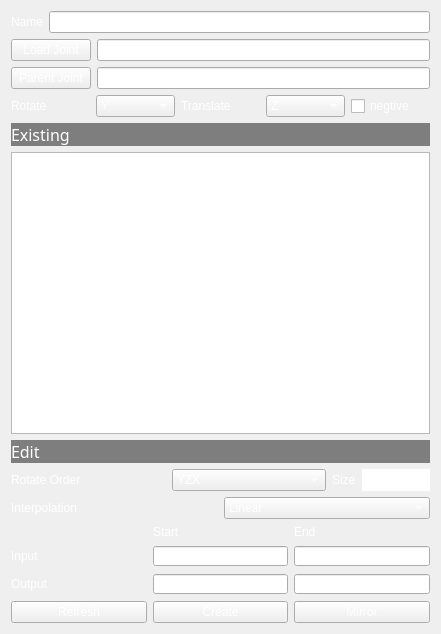
<?xml version="1.0" encoding="UTF-8"?>
<ui version="4.0">
 <class>MainWidget</class>
 <widget class="QWidget" name="MainWidget">
  <property name="geometry">
   <rect>
    <x>0</x>
    <y>0</y>
    <width>441</width>
    <height>634</height>
   </rect>
  </property>
  <property name="minimumSize">
   <size>
    <width>10</width>
    <height>5</height>
   </size>
  </property>
  <property name="windowTitle">
   <string>Form</string>
  </property>
  <property name="styleSheet">
   <string notr="true">font: 15px &quot;Consolas&quot;;
color: white;
</string>
  </property>
  <layout class="QVBoxLayout" name="verticalLayout_3">
   <item>
    <layout class="QHBoxLayout" name="NameHz">
     <property name="spacing">
      <number>6</number>
     </property>
     <item>
      <widget class="QLabel" name="NameLb">
       <property name="text">
        <string>Name</string>
       </property>
      </widget>
     </item>
     <item>
      <widget class="QLineEdit" name="NameLe"/>
     </item>
    </layout>
   </item>
   <item>
    <layout class="QHBoxLayout" name="LoadHz">
     <item>
      <widget class="QPushButton" name="LoadPb">
       <property name="text">
        <string>Load Joint</string>
       </property>
      </widget>
     </item>
     <item>
      <widget class="QLineEdit" name="LoadLe">
       <property name="readOnly">
        <bool>true</bool>
       </property>
      </widget>
     </item>
    </layout>
   </item>
   <item>
    <layout class="QHBoxLayout" name="ParentHz">
     <item>
      <widget class="QPushButton" name="ParentPb">
       <property name="text">
        <string>Parent Joint</string>
       </property>
      </widget>
     </item>
     <item>
      <widget class="QLineEdit" name="ParentLe">
       <property name="readOnly">
        <bool>true</bool>
       </property>
      </widget>
     </item>
    </layout>
   </item>
   <item>
    <layout class="QHBoxLayout" name="AxisHz">
     <item>
      <widget class="QLabel" name="RoLb">
       <property name="sizePolicy">
        <sizepolicy hsizetype="Minimum" vsizetype="Fixed">
         <horstretch>0</horstretch>
         <verstretch>0</verstretch>
        </sizepolicy>
       </property>
       <property name="text">
        <string>Rotate</string>
       </property>
      </widget>
     </item>
     <item>
      <widget class="QComboBox" name="RoCombo">
       <property name="sizePolicy">
        <sizepolicy hsizetype="Minimum" vsizetype="Fixed">
         <horstretch>0</horstretch>
         <verstretch>0</verstretch>
        </sizepolicy>
       </property>
       <property name="currentText">
        <string>Y</string>
       </property>
       <property name="currentIndex">
        <number>1</number>
       </property>
       <item>
        <property name="text">
         <string>X</string>
        </property>
       </item>
       <item>
        <property name="text">
         <string>Y</string>
        </property>
       </item>
       <item>
        <property name="text">
         <string>Z</string>
        </property>
       </item>
      </widget>
     </item>
     <item>
      <widget class="QLabel" name="TrLb">
       <property name="sizePolicy">
        <sizepolicy hsizetype="Minimum" vsizetype="Fixed">
         <horstretch>0</horstretch>
         <verstretch>0</verstretch>
        </sizepolicy>
       </property>
       <property name="text">
        <string>Translate</string>
       </property>
      </widget>
     </item>
     <item>
      <widget class="QComboBox" name="TrCombo">
       <property name="sizePolicy">
        <sizepolicy hsizetype="Minimum" vsizetype="Fixed">
         <horstretch>0</horstretch>
         <verstretch>0</verstretch>
        </sizepolicy>
       </property>
       <property name="currentText">
        <string>Z</string>
       </property>
       <property name="currentIndex">
        <number>2</number>
       </property>
       <item>
        <property name="text">
         <string>X</string>
        </property>
       </item>
       <item>
        <property name="text">
         <string>Y</string>
        </property>
       </item>
       <item>
        <property name="text">
         <string>Z</string>
        </property>
       </item>
      </widget>
     </item>
     <item>
      <widget class="QCheckBox" name="neg_cb">
       <property name="text">
        <string>negtive</string>
       </property>
      </widget>
     </item>
    </layout>
   </item>
   <item>
    <layout class="QVBoxLayout" name="InfoVz">
     <item>
      <layout class="QHBoxLayout" name="ExistHz">
       <item>
        <widget class="QLabel" name="ExLb">
         <property name="sizePolicy">
          <sizepolicy hsizetype="Expanding" vsizetype="Fixed">
           <horstretch>0</horstretch>
           <verstretch>0</verstretch>
          </sizepolicy>
         </property>
         <property name="font">
          <font>
           <family>Segoe UI Black</family>
           <pointsize>12</pointsize>
           <weight>10</weight>
           <italic>false</italic>
           <bold>false</bold>
          </font>
         </property>
         <property name="styleSheet">
          <string notr="true">background-color: rgb(126, 126, 126);
font: 87 12pt &quot;Segoe UI Black&quot;;</string>
         </property>
         <property name="text">
          <string>Existing</string>
         </property>
        </widget>
       </item>
      </layout>
     </item>
     <item>
      <widget class="QListWidget" name="NetList">
       <property name="sizePolicy">
        <sizepolicy hsizetype="Expanding" vsizetype="Minimum">
         <horstretch>0</horstretch>
         <verstretch>0</verstretch>
        </sizepolicy>
       </property>
       <property name="minimumSize">
        <size>
         <width>0</width>
         <height>0</height>
        </size>
       </property>
      </widget>
     </item>
     <item>
      <layout class="QVBoxLayout" name="EditVz">
       <item>
        <widget class="QLabel" name="EditLb">
         <property name="sizePolicy">
          <sizepolicy hsizetype="Expanding" vsizetype="Fixed">
           <horstretch>0</horstretch>
           <verstretch>0</verstretch>
          </sizepolicy>
         </property>
         <property name="font">
          <font>
           <family>Segoe UI Black</family>
           <pointsize>12</pointsize>
           <weight>10</weight>
           <italic>false</italic>
           <bold>false</bold>
          </font>
         </property>
         <property name="styleSheet">
          <string notr="true">background-color: rgb(126, 126, 126);
font: 87 12pt &quot;Segoe UI Black&quot;;</string>
         </property>
         <property name="text">
          <string>Edit</string>
         </property>
        </widget>
       </item>
       <item>
        <layout class="QHBoxLayout" name="AxisHz_2">
         <item>
          <widget class="QLabel" name="OrderLb">
           <property name="sizePolicy">
            <sizepolicy hsizetype="Expanding" vsizetype="Fixed">
             <horstretch>0</horstretch>
             <verstretch>0</verstretch>
            </sizepolicy>
           </property>
           <property name="text">
            <string>Rotate Order</string>
           </property>
          </widget>
         </item>
         <item>
          <widget class="QComboBox" name="OrderCombo">
           <property name="sizePolicy">
            <sizepolicy hsizetype="Expanding" vsizetype="Fixed">
             <horstretch>0</horstretch>
             <verstretch>0</verstretch>
            </sizepolicy>
           </property>
           <property name="currentText">
            <string>YZX</string>
           </property>
           <property name="currentIndex">
            <number>1</number>
           </property>
           <item>
            <property name="text">
             <string>XYZ</string>
            </property>
           </item>
           <item>
            <property name="text">
             <string>YZX</string>
            </property>
           </item>
           <item>
            <property name="text">
             <string>ZXY</string>
            </property>
           </item>
           <item>
            <property name="text">
             <string>XZY</string>
            </property>
           </item>
           <item>
            <property name="text">
             <string>YXZ</string>
            </property>
           </item>
           <item>
            <property name="text">
             <string>ZYX</string>
            </property>
           </item>
          </widget>
         </item>
         <item>
          <widget class="QLabel" name="SizeLb">
           <property name="text">
            <string>Size</string>
           </property>
          </widget>
         </item>
         <item>
          <widget class="QDoubleSpinBox" name="SizeSp">
           <property name="frame">
            <bool>false</bool>
           </property>
           <property name="buttonSymbols">
            <enum>QAbstractSpinBox::NoButtons</enum>
           </property>
           <property name="correctionMode">
            <enum>QAbstractSpinBox::CorrectToPreviousValue</enum>
           </property>
           <property name="keyboardTracking">
            <bool>true</bool>
           </property>
           <property name="minimum">
            <double>1.000000000000000</double>
           </property>
           <property name="maximum">
            <double>99999999.000000000000000</double>
           </property>
           <property name="singleStep">
            <double>0.010000000000000</double>
           </property>
          </widget>
         </item>
        </layout>
       </item>
       <item>
        <layout class="QHBoxLayout" name="InterHz">
         <item>
          <widget class="QLabel" name="InterLb">
           <property name="sizePolicy">
            <sizepolicy hsizetype="Expanding" vsizetype="Fixed">
             <horstretch>0</horstretch>
             <verstretch>0</verstretch>
            </sizepolicy>
           </property>
           <property name="text">
            <string>Interpolation</string>
           </property>
          </widget>
         </item>
         <item>
          <widget class="QComboBox" name="InterTypeCombo">
           <property name="sizePolicy">
            <sizepolicy hsizetype="Expanding" vsizetype="Fixed">
             <horstretch>0</horstretch>
             <verstretch>0</verstretch>
            </sizepolicy>
           </property>
           <item>
            <property name="text">
             <string>Linear</string>
            </property>
           </item>
           <item>
            <property name="text">
             <string>Smooth</string>
            </property>
           </item>
           <item>
            <property name="text">
             <string>Spline</string>
            </property>
           </item>
          </widget>
         </item>
        </layout>
       </item>
       <item>
        <layout class="QGridLayout" name="RangeGz">
         <property name="sizeConstraint">
          <enum>QLayout::SetMinimumSize</enum>
         </property>
         <property name="spacing">
          <number>6</number>
         </property>
         <item row="1" column="2">
          <widget class="QLabel" name="EndLb">
           <property name="sizePolicy">
            <sizepolicy hsizetype="Expanding" vsizetype="Fixed">
             <horstretch>0</horstretch>
             <verstretch>0</verstretch>
            </sizepolicy>
           </property>
           <property name="text">
            <string>End</string>
           </property>
          </widget>
         </item>
         <item row="1" column="1">
          <widget class="QLabel" name="StartLb">
           <property name="sizePolicy">
            <sizepolicy hsizetype="Expanding" vsizetype="Fixed">
             <horstretch>0</horstretch>
             <verstretch>0</verstretch>
            </sizepolicy>
           </property>
           <property name="text">
            <string>Start</string>
           </property>
          </widget>
         </item>
         <item row="2" column="0">
          <widget class="QLabel" name="InputLb">
           <property name="sizePolicy">
            <sizepolicy hsizetype="Expanding" vsizetype="Fixed">
             <horstretch>0</horstretch>
             <verstretch>0</verstretch>
            </sizepolicy>
           </property>
           <property name="text">
            <string>Input</string>
           </property>
          </widget>
         </item>
         <item row="3" column="0">
          <widget class="QLabel" name="OutputLb">
           <property name="sizePolicy">
            <sizepolicy hsizetype="Expanding" vsizetype="Fixed">
             <horstretch>0</horstretch>
             <verstretch>0</verstretch>
            </sizepolicy>
           </property>
           <property name="text">
            <string>Output</string>
           </property>
          </widget>
         </item>
         <item row="2" column="1">
          <widget class="QDoubleSpinBox" name="InStSp">
           <property name="buttonSymbols">
            <enum>QAbstractSpinBox::NoButtons</enum>
           </property>
           <property name="decimals">
            <number>1</number>
           </property>
           <property name="minimum">
            <double>-999.000000000000000</double>
           </property>
           <property name="maximum">
            <double>999.000000000000000</double>
           </property>
           <property name="singleStep">
            <double>0.100000000000000</double>
           </property>
          </widget>
         </item>
         <item row="2" column="2">
          <widget class="QDoubleSpinBox" name="InEdSp">
           <property name="buttonSymbols">
            <enum>QAbstractSpinBox::NoButtons</enum>
           </property>
           <property name="decimals">
            <number>1</number>
           </property>
           <property name="minimum">
            <double>-999.000000000000000</double>
           </property>
           <property name="maximum">
            <double>999.000000000000000</double>
           </property>
           <property name="singleStep">
            <double>0.100000000000000</double>
           </property>
           <property name="value">
            <double>90.000000000000000</double>
           </property>
          </widget>
         </item>
         <item row="3" column="1">
          <widget class="QDoubleSpinBox" name="OutStSp">
           <property name="buttonSymbols">
            <enum>QAbstractSpinBox::NoButtons</enum>
           </property>
           <property name="decimals">
            <number>1</number>
           </property>
           <property name="maximum">
            <double>999.000000000000000</double>
           </property>
           <property name="singleStep">
            <double>0.100000000000000</double>
           </property>
          </widget>
         </item>
         <item row="3" column="2">
          <widget class="QDoubleSpinBox" name="OutEdSp">
           <property name="buttonSymbols">
            <enum>QAbstractSpinBox::NoButtons</enum>
           </property>
           <property name="decimals">
            <number>1</number>
           </property>
           <property name="maximum">
            <double>999.000000000000000</double>
           </property>
           <property name="singleStep">
            <double>0.100000000000000</double>
           </property>
           <property name="value">
            <double>1.000000000000000</double>
           </property>
          </widget>
         </item>
        </layout>
       </item>
      </layout>
     </item>
    </layout>
   </item>
   <item>
    <layout class="QHBoxLayout" name="CreateHz">
     <item>
      <widget class="QPushButton" name="RefreshPb">
       <property name="text">
        <string>Refresh</string>
       </property>
      </widget>
     </item>
     <item>
      <widget class="QPushButton" name="ApplyPb">
       <property name="text">
        <string>Create</string>
       </property>
      </widget>
     </item>
     <item>
      <widget class="QPushButton" name="MirrorPb">
       <property name="text">
        <string>Mirror</string>
       </property>
      </widget>
     </item>
    </layout>
   </item>
  </layout>
 </widget>
 <resources/>
 <connections/>
</ui>
